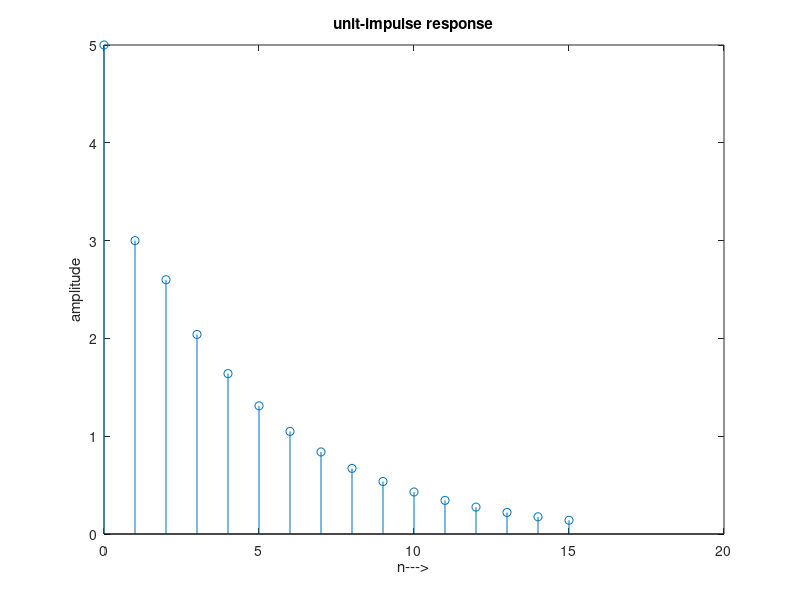

MATLAB code to generate this figure:
clc; close all;
n = 0:15;                       
a = [1, -0.6, -0.16];           
b = [5, 0, 0];                  
x = [1, zeros(1, length(n)-1)]; 
h = filter(b, a, x);            
stem(n, h);          
title('unit-impulse response');
ylabel('amplitude'); xlabel('n--->');
